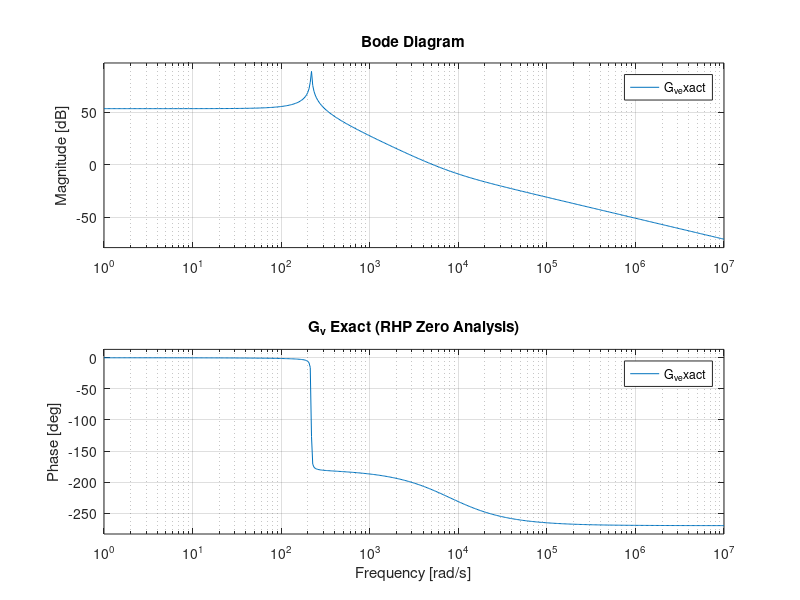
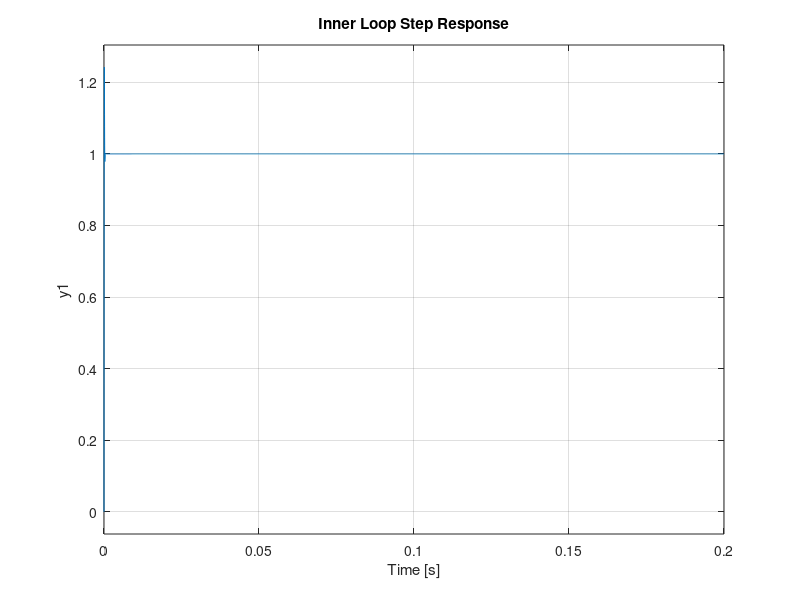
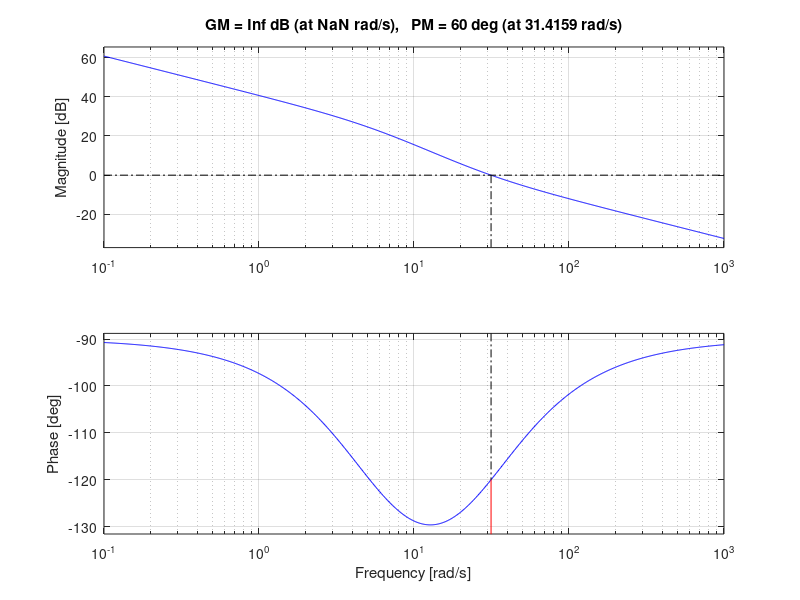
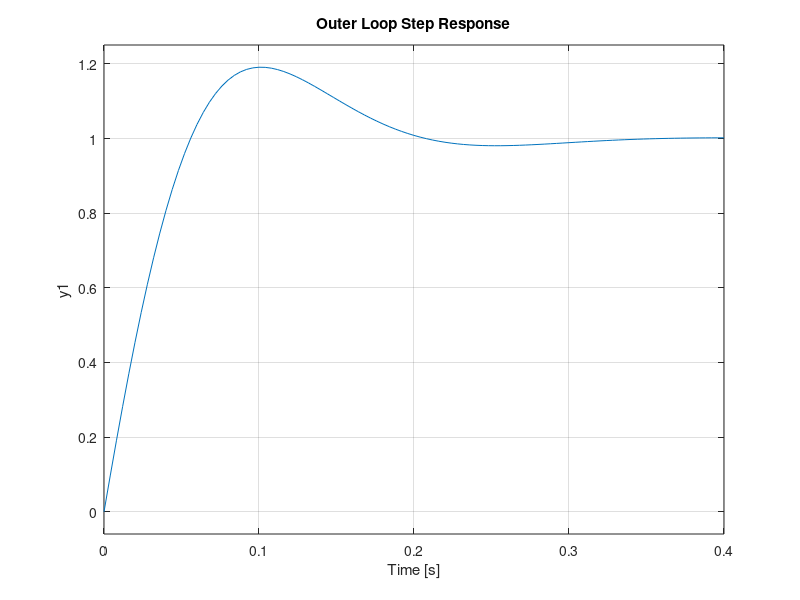

These figures' MATLAB source, in order:
clear; clc; close all;

Vac_rms = 240;
Vac_peak = Vac_rms * sqrt(2);
f_line = 60;
omega_line = 2*pi*f_line;
V_batt = 400;
I_batt = 36; 

% redefined R as just 11.1 ohms instead of a calculated value. 
R = V_batt / I_batt; 
P_avg = V_batt * I_batt; 
I_L = (P_avg / Vac_rms) * sqrt(2); 

D = 1 - Vac_peak/V_batt;
D_prime = 1 - D;
L = 500e-6;
C = 30e-3;
fs = 100e3;

s = tf('s');
den_coeff = [L*C, L/R, D_prime^2];
num_i_coeff = [V_batt*C, V_batt/R + D_prime*I_L];
num_v_coeff = [-L*I_L, D_prime*V_batt];

G_i_exact = tf(num_i_coeff, den_coeff);
G_v_exact = tf(num_v_coeff, den_coeff);

omega_n = D_prime / sqrt(L*C);
zeta = 1 / (2*R*C*omega_n);
fn = omega_n / (2*pi);
z_voltage_rhp = num_v_coeff(2)/(-num_v_coeff(1));

fc_i = fs / 20;
omega_c_i = 2*pi*fc_i;
PM_i_target = 60;

[mag_i, phase_i] = bode(G_i_exact, omega_c_i);
mag_plant_i = mag_i;
phase_plant_i = phase_i;

phi_z_needed_i = -90 + PM_i_target - phase_plant_i;
omega_z_i = omega_c_i / tand(phi_z_needed_i);
Kp_i = omega_c_i / (mag_plant_i * sqrt(omega_c_i^2 + omega_z_i^2));
Ki_i = Kp_i * omega_z_i;

C_i = Kp_i + Ki_i/s;
L_i_ol = C_i * G_i_exact;
[Gm_i, Pm_i, ~, wc_i_actual] = margin(L_i_ol);
T_i_cl = feedback(L_i_ol, 1);

K_v = Vac_peak / (2 * V_batt * C);
omega_p_v = 2 / (R * C);
G_v_avg = tf(K_v, [1, omega_p_v]);

fc_v = 5;
omega_c_v = 2*pi*fc_v;
[mag_v, phase_v] = bode(G_v_avg, omega_c_v);
mag_plant_v = mag_v;
phase_plant_v = phase_v;

PM_v_target = 60;
phi_z_needed_v = -90 + PM_v_target - phase_plant_v;
omega_z_v = omega_c_v / tand(phi_z_needed_v);
Kp_v = omega_c_v / (mag_plant_v * sqrt(omega_c_v^2 + omega_z_v^2));
Ki_v = Kp_v * omega_z_v;

C_v = Kp_v + Ki_v/s;
L_v_ol = C_v * G_v_avg;
[Gm_v, Pm_v, ~, wc_v_actual] = margin(L_v_ol);
T_v_cl = feedback(L_v_ol, 1);

fprintf('Inner loop PID:')
fprintf('Kp_i = %.8f, Ki_i = %.8f\n', Kp_i, Ki_i);
fprintf('Outer loop PID')
fprintf('Kp_v = %.8f, Ki_v = %.8f\n', Kp_v, Ki_v);

L_v_nested = C_v * G_v_avg * T_i_cl;
[~, Pm_nested] = margin(L_v_nested);
fprintf('\nNested PM: %.2f degrees\n', Pm_nested);

% visualizations
w_vec = logspace(0, 7, 500);

subplot(2,1,1);
bode(G_i_exact, tf(V_batt, [L, 0]), w_vec); 
title('G_i: Exact vs Simplified');
legend('Exact', 'Simplified');
grid on;

subplot(2,1,2);
bode(G_v_exact, w_vec);
title('G_v Exact (RHP Zero Analysis)');
grid on;

figure(2);
subplot(2,1,1);
margin(L_i_ol);
grid on;
subplot(2,1,2);
step(T_i_cl);
title('Inner Loop Step Response');
grid on;

figure(3);
margin(L_v_ol);
grid on;

figure(4);
step(T_v_cl);
title('Outer Loop Step Response');
grid on;

% Nested Verification
L_v_nested = C_v * G_v_avg * T_i_cl;
[~, Pm_nested] = margin(L_v_nested);
fprintf('\nNested PM: %.2f degrees\n', Pm_nested);
